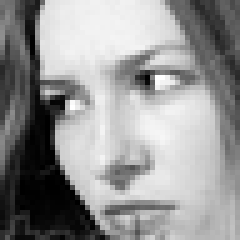
#> input picture webapp/templates/train/angry/im1040.png, 48 x 48 px, found by its file name (shown 5 times larger); its folder holds only this picture in this run
$ python nn.py
#> lines starting #> are read from the running program, lines starting #| are printed output that depends on the picture
import numpy as np
import pandas as pd
import os
import warnings
warnings.filterwarnings('ignore')

# defining dir variables
root_dir = 'C:/Users/ktais/Documents/HaitLab/'
train_dir = 'C:/Users/ktais/Documents/HaitLab/train/'
test_dir = 'C:/Users/ktais/Documents/HaitLab/test/'

target_var = os.listdir(train_dir)
# print(target_var)

import matplotlib.pyplot as plt

fig, axes = plt.subplots(1, 7, figsize=(20,8))
for i in range(len(target_var)):
    d = train_dir+target_var[i]+'/'+os.listdir(train_dir+target_var[i]+'/')[0]
    axes[i].imshow( plt.imread(d) )
    axes[i].set_title(target_var[i])
plt.show()
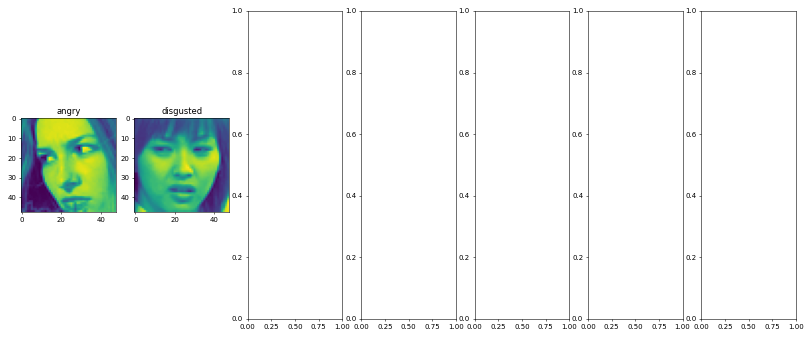
#> figure drawn by matplotlib, 2 panels

x_train = np.array([ len(os.listdir(train_dir+i+'/')) for i in target_var ])
x_test = np.array([ len(os.listdir(test_dir+i+'/')) for i in target_var ])
label = target_var

fig, axes = plt.subplots(1, 2, figsize=(8,4))
axes[0].pie(x_train, labels=label, autopct='%1.1f%%',shadow=True, startangle=90)
axes[1].pie(x_test, labels=label, autopct='%1.1f%%',shadow=True, startangle=90)
axes[0].set_title('Train')
axes[1].set_title('Test')
plt.show()
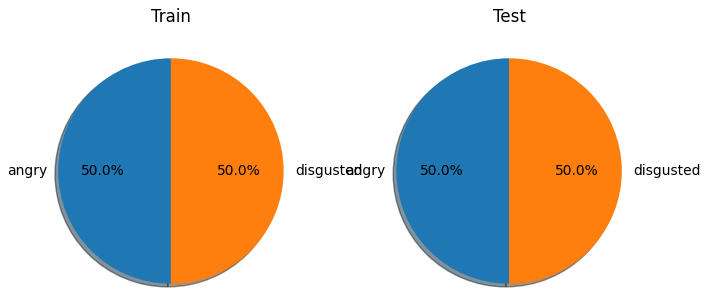
#> figure drawn by matplotlib, 2 panels

for i in target_var:
    print('Emotion : ' + i )
    print('\tTraining : ' + str(len(os.listdir(train_dir+i+'/'))) +'\n\t Testing : ' + str(len(os.listdir(test_dir+i+'/'))))
